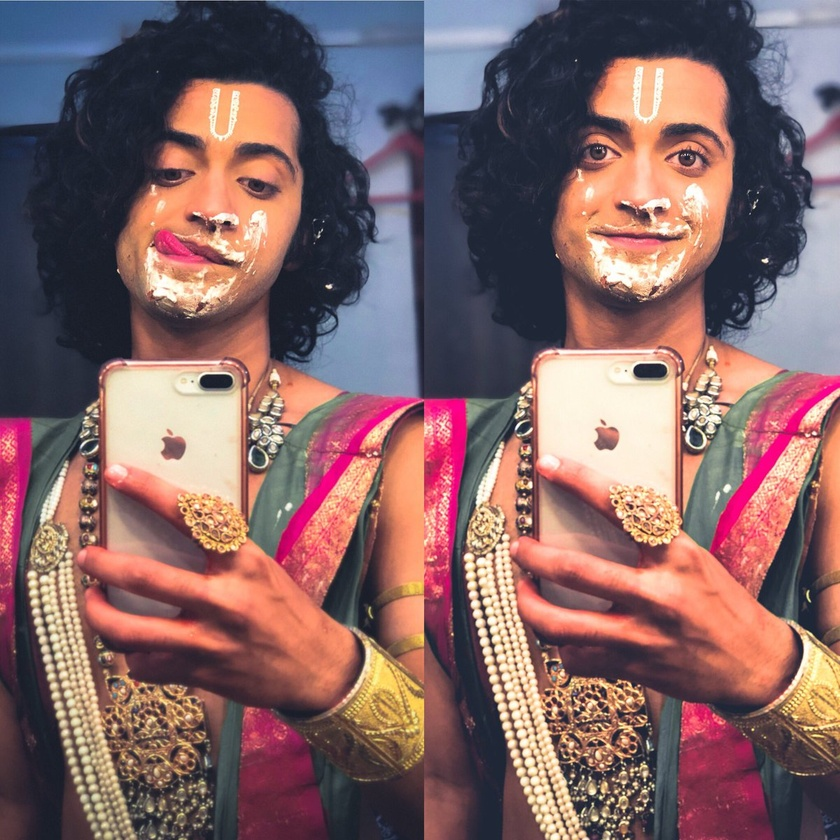
#> input picture sumedh.jpg, 840 x 840 px, shrunk from 1200 x 1200 before the run
$ python opencv2FaceDetect.py
#> lines starting #> are read from the running program, lines starting #| are printed output that depends on the picture; after the words box and inside, x2 and y2 are one past the last pixel; in counts of white or black regions, pixels touching at a corner belong together
import cv2
face_cascade = cv2.CascadeClassifier("haarcascade_frontalface_default.xml")
img = cv2.imread("sumedh.jpg")
#> img is the input picture: shape (840, 840, 3); mean B, G, R 102.3, 101.6, 132.2
gray_img = cv2.cvtColor(img,cv2.COLOR_BGR2GRAY)
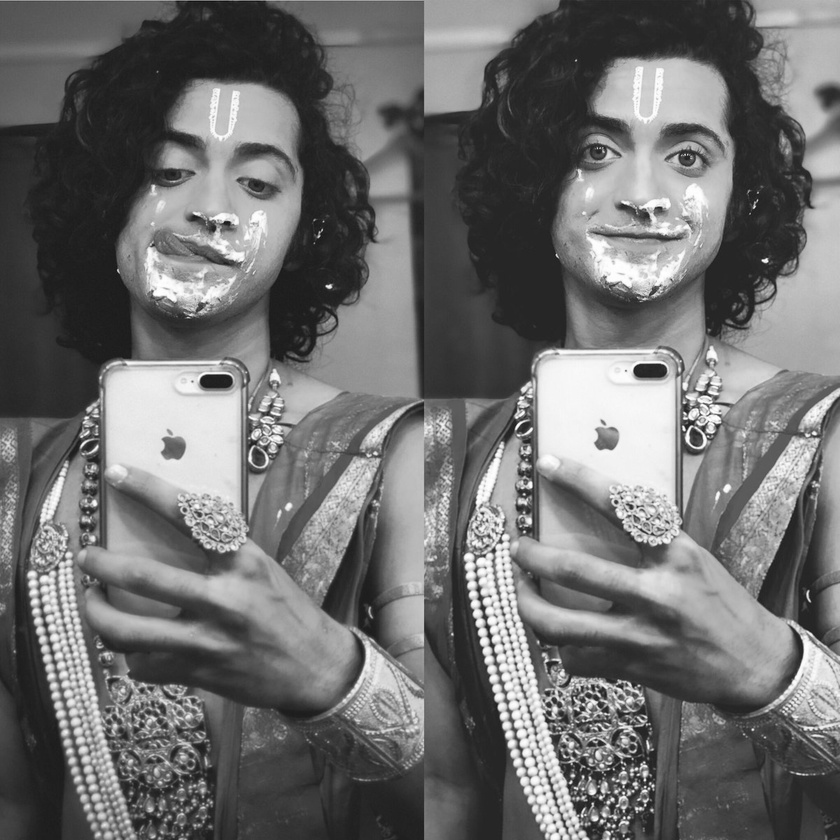
#> gray_img: shape (840, 840); min 17, max 255, mean 110.9
faces = face_cascade.detectMultiScale(gray_img,scaleFactor=1.05,minNeighbors=5)
#> faces = [[317, 125, 105, 105], [108, 82, 222, 222], [526, 56, 237, 237]]
print(faces)
#| [[317 125 105 105]
#|  [108  82 222 222]
#|  [526  56 237 237]]
print(type(faces))
#| <class 'numpy.ndarray'>

for x,y,w,h in faces:
    img = cv2.rectangle(img,(x,y),(x+w , y+h),(0,255,0),3)
#> this loop made 3 passes
#> pass 1, `img = cv2.rectangle(img,(x,y),(x+w , y+h),(0,255,0),3)`:
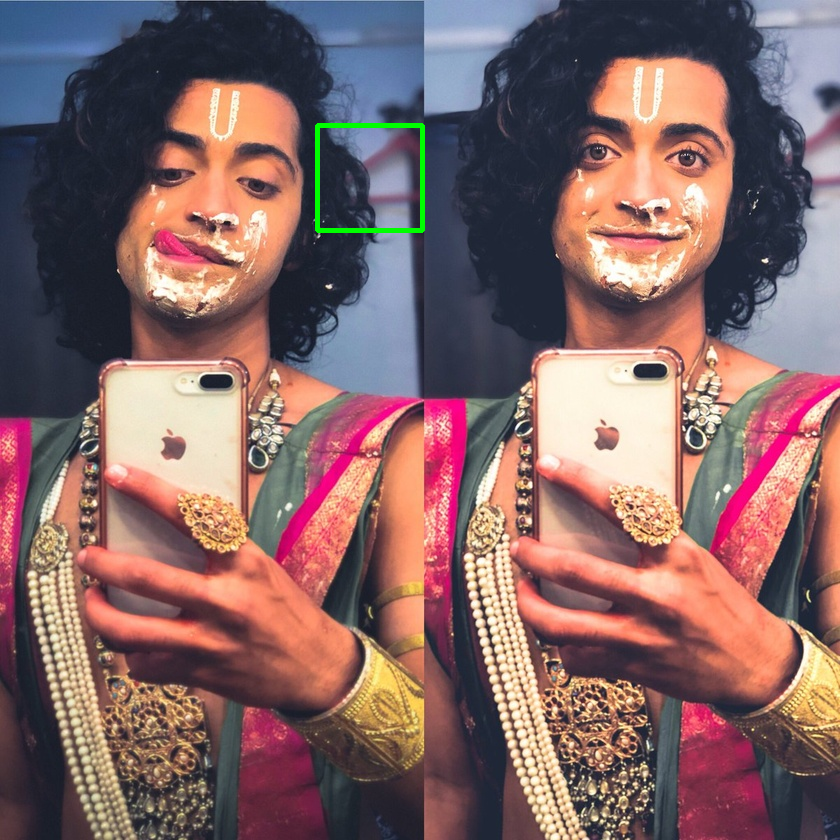
#> img: shape (840, 840, 3); 0.3% of pixels changed, all inside (x1, y1, x2, y2) = (315, 123, 425, 233)
#> pass 2, `img = cv2.rectangle(img,(x,y),(x+w , y+h),(0,255,0),3)`:
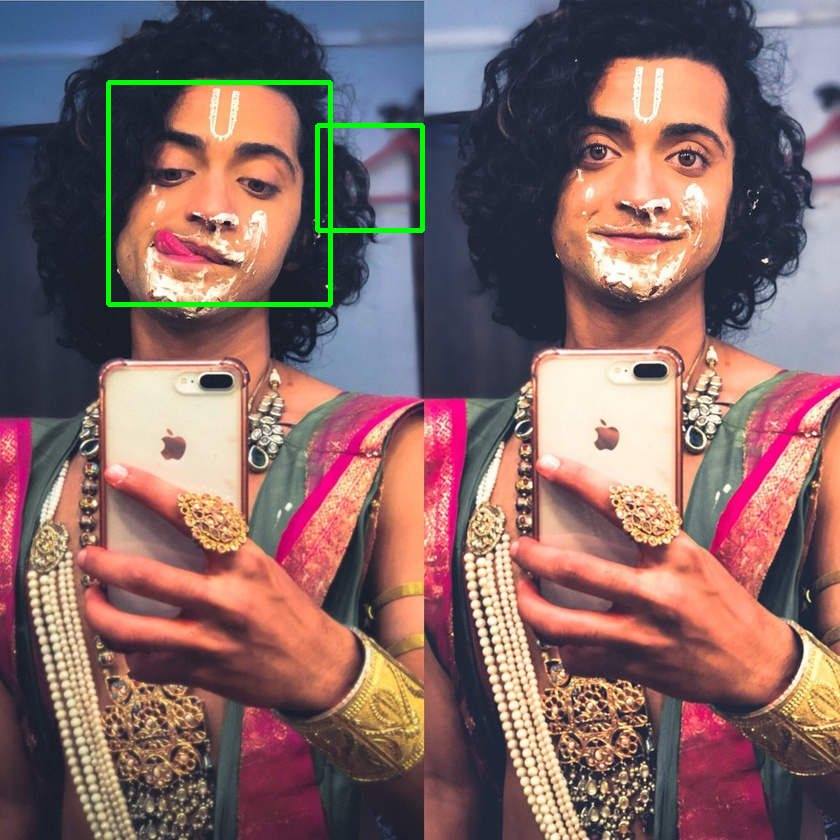
#> img: shape (840, 840, 3); 0.62% of pixels changed, all inside (x1, y1, x2, y2) = (106, 80, 333, 307)
#> pass 3, `img = cv2.rectangle(img,(x,y),(x+w , y+h),(0,255,0),3)`:
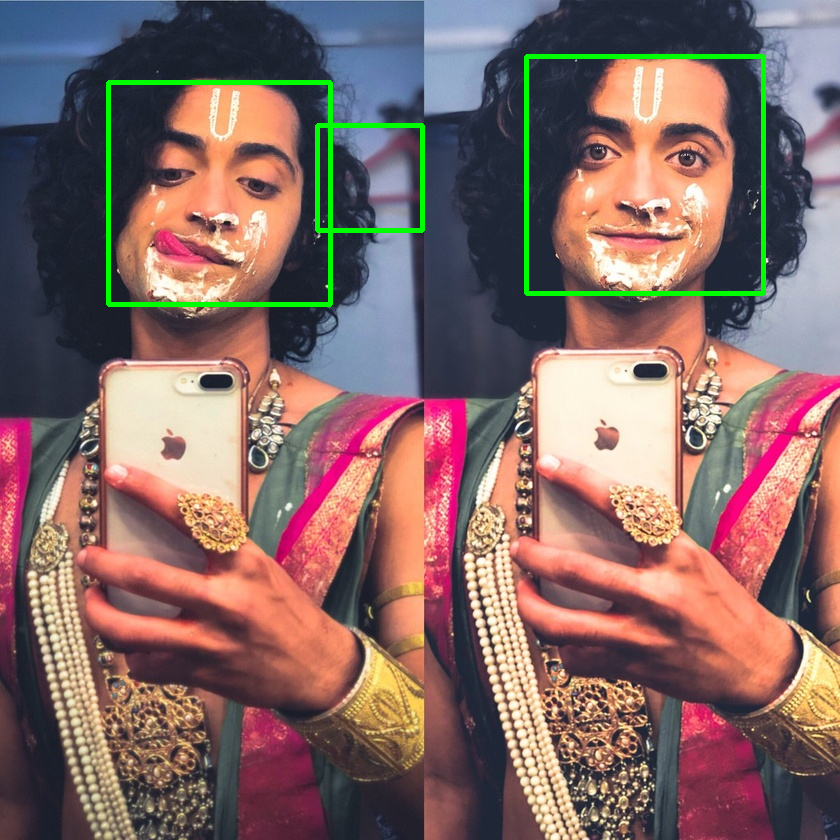
#> img: shape (840, 840, 3); 0.67% of pixels changed, all inside (x1, y1, x2, y2) = (524, 54, 766, 296)
cv2.imshow("krishna",img)
